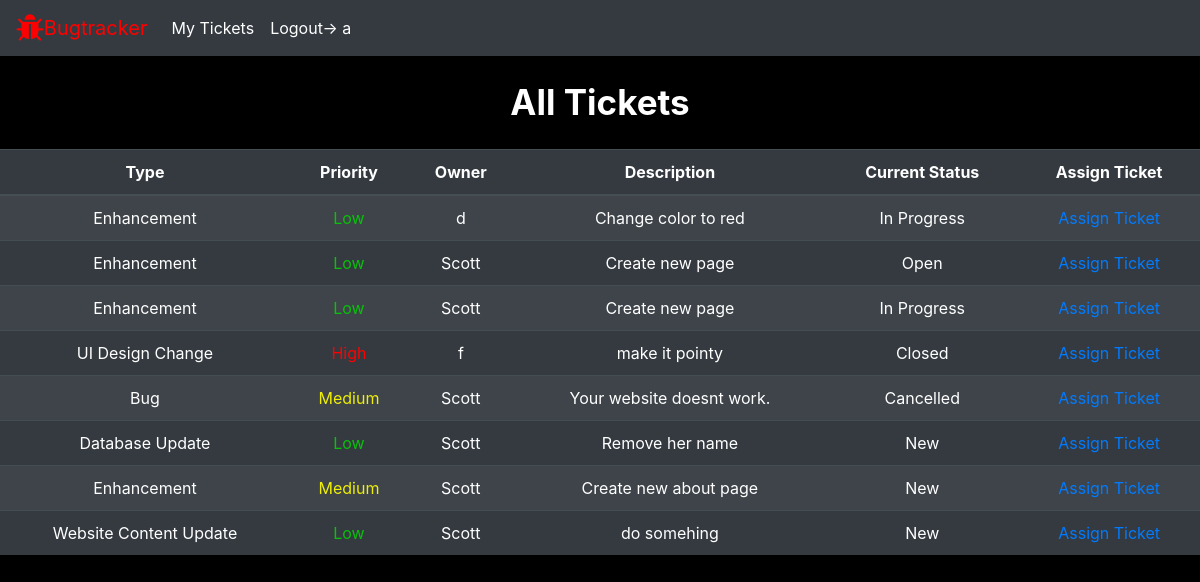
Page /allTickets/ (signed in) on the earlier database version.
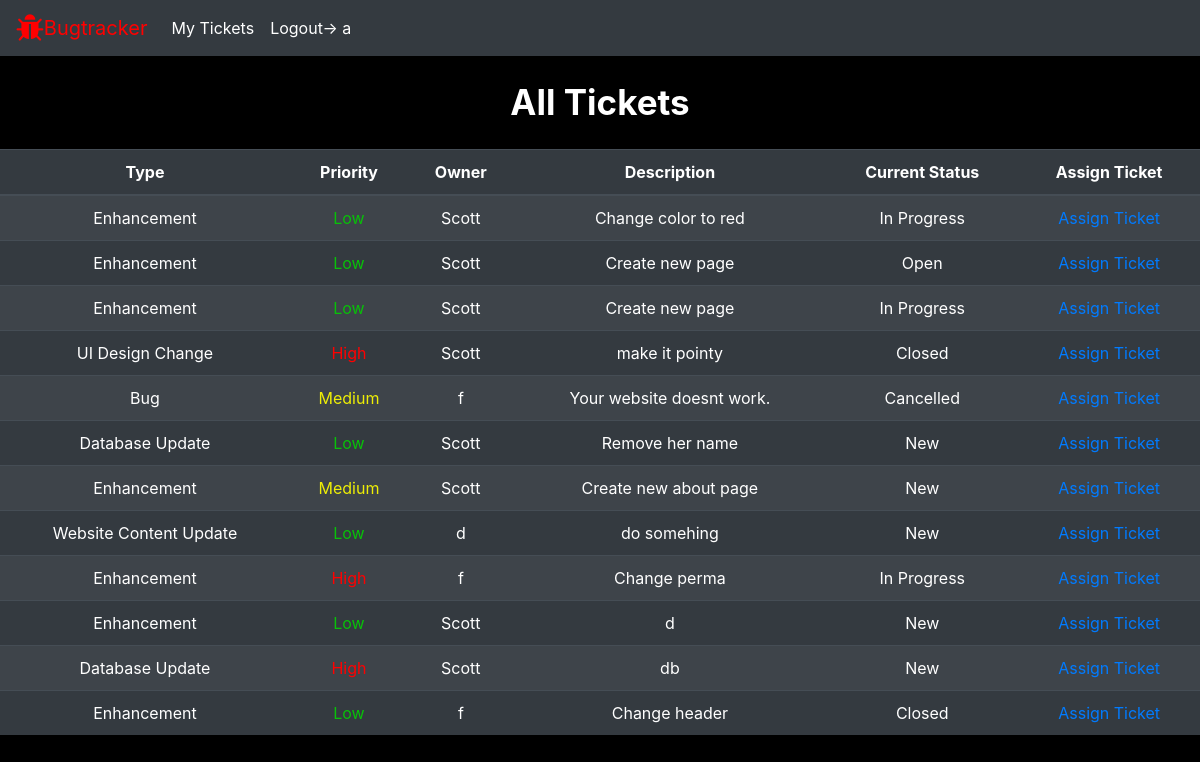
Same page on the later database version.
### bugs/models.py (models this page shows)
class Bug(models.Model):
     bug_id=models.AutoField(primary_key=True)
     bug_type=models.ForeignKey(BugType, on_delete=models.CASCADE )
     bug_priority=models.ForeignKey(BugPriority,on_delete=models.CASCADE)
     bug_desc=models.CharField(max_length=280)
     bug_owner=models.ForeignKey(UserProfile, on_delete=models.CASCADE , default='2')
     bug_status=models.ForeignKey(BugStatus, on_delete=models.CASCADE, default='1')

class BugType(models.Model):
    bug_type_id=models.CharField(max_length=5,primary_key=True)
    bug_type=models.CharField(max_length=100)

class BugPriority(models.Model):
    bug_priority_id=models.CharField(max_length=5,primary_key=True)
    bug_priority=models.CharField(max_length=10)

class BugStatus(models.Model):
    bug_status_id=models.CharField(max_length=5,primary_key=True)
    bug_status=models.CharField(max_length=20)

### core/models.py (models this page shows, shortened)
class UserProfile(AbstractBaseUser):
    email 					= models.EmailField(verbose_name="email", max_length=60, unique=True)
    username 				= models.CharField (max_length=30, unique=True, default='')
    date_joined				= models.DateTimeField(verbose_name='date joined', auto_now_add=True )
    last_login				= models.DateTimeField(verbose_name='last login', auto_now=True)
    is_admin				= models.BooleanField(default=False)
    is_active				= models.BooleanField(default=True)
    is_staff				= models.BooleanField(default=False)
    is_superuser			= models.BooleanField(default=False)
    role                    =models.ForeignKey(Role, on_delete=models.CASCADE , default='1')
    USERNAME_FIELD = 'username'
    REQUIRED_FIELDS=['email']
    objects = MyAccountManager()

### bugs/views.py (the view)
# urls.py: path('allTickets/',bug_views.all_tickets),
@login_required(login_url='/login/')
def all_tickets(request):
    page_data=Bug.objects.all()
    return render(request, 'staff/all-tickets.html', {'page_data':page_data})

### templates/staff/all-tickets.html (shortened to what this page needs)
<html>
  <head>
    {% include "util/bootstrap.html" %}
    {% load static %}
    <link rel="stylesheet" href="https://cdnjs.cloudflare.com/ajax/libs/font-awesome/4.7.0/css/font-awesome.min.css">
    <link rel="stylesheet" type="text/css" href="https://cdnjs.cloudflare.com/ajax/libs/twitter-bootstrap/4.5.2/css/bootstrap.css">
    <link rel="stylesheet" type="text/css" href="https://cdn.datatables.net/1.12.0/js/dataTables.bootstrap4.min.js">
    <link rel="stylesheet" href="{%static 'index.css' %}" />
  </head>
  <body>
    {% include "util/nav-staff.html" %}
    <div class="heading" >All Tickets</div>
    <table id="data-table" class="table table-striped table-dark" >
    <thead>
    <tr>
        <th>Type</th>
        <th>Priority</th>
        <th>Owner</th>
        <th>Description</th>
        <th>Current Status</th>
        <th>Assign Ticket</th>
    </tr>
    </thead>
    <tbody >
    {% for data in page_data %}
    <tr>
        <td>{{ data.bug_type.bug_type}}</td>
        {% if data.bug_priority.bug_priority == 'Low' %}
        <td style="color:rgb(8, 193, 8)">{{ data.bug_priority.bug_priority }}</td>
        {% elif data.bug_priority.bug_priority == 'Medium' %}
        <td style="color: rgb(238, 238, 6)">{{ data.bug_priority.bug_priority }}</td>
        {% else %}
        <td style="color:red">{{ data.bug_priority.bug_priority }}</td>
        {% endif %}
        <td>{{ data.bug_owner.username }}</td>
        <td>{{ data.bug_desc }}</td>
        <td>{{ data.bug_status.bug_status }}</td>
        <td style="padding:0px" class="text-center align-middle">
            <a class="btn btn-outlined btn-link" href="assign/{{data.bug_id}}">
              Assign Ticket
        </a>
        </td>
    </tr>
    {% endfor %}
    </tbody>
    </table>
  </body>
</html>

Differences in the rows shown:
changed Bug "Change color to red": bug_owner.username "d" → "Scott"
changed Bug "make it pointy": bug_owner.username "f" → "Scott"
changed Bug "Your website doesnt work.": bug_owner.username "Scott" → "f"
changed Bug "do somehing": bug_owner.username "Scott" → "d"
added Bug: bug_type.bug_type "Enhancement", bug_owner.username "f", bug_desc "Change perma", bug_status.bug_status "In Progress"
added Bug: bug_type.bug_type "Enhancement", bug_priority.bug_priority "Low", bug_owner.username "Scott", bug_desc "d", bug_status.bug_status "New"
added Bug: bug_type.bug_type "Database Update", bug_owner.username "Scott", bug_desc "db", bug_status.bug_status "New"
added Bug: bug_type.bug_type "Enhancement", bug_priority.bug_priority "Low", bug_owner.username "f", bug_desc "Change header", bug_status.bug_status "Closed"
